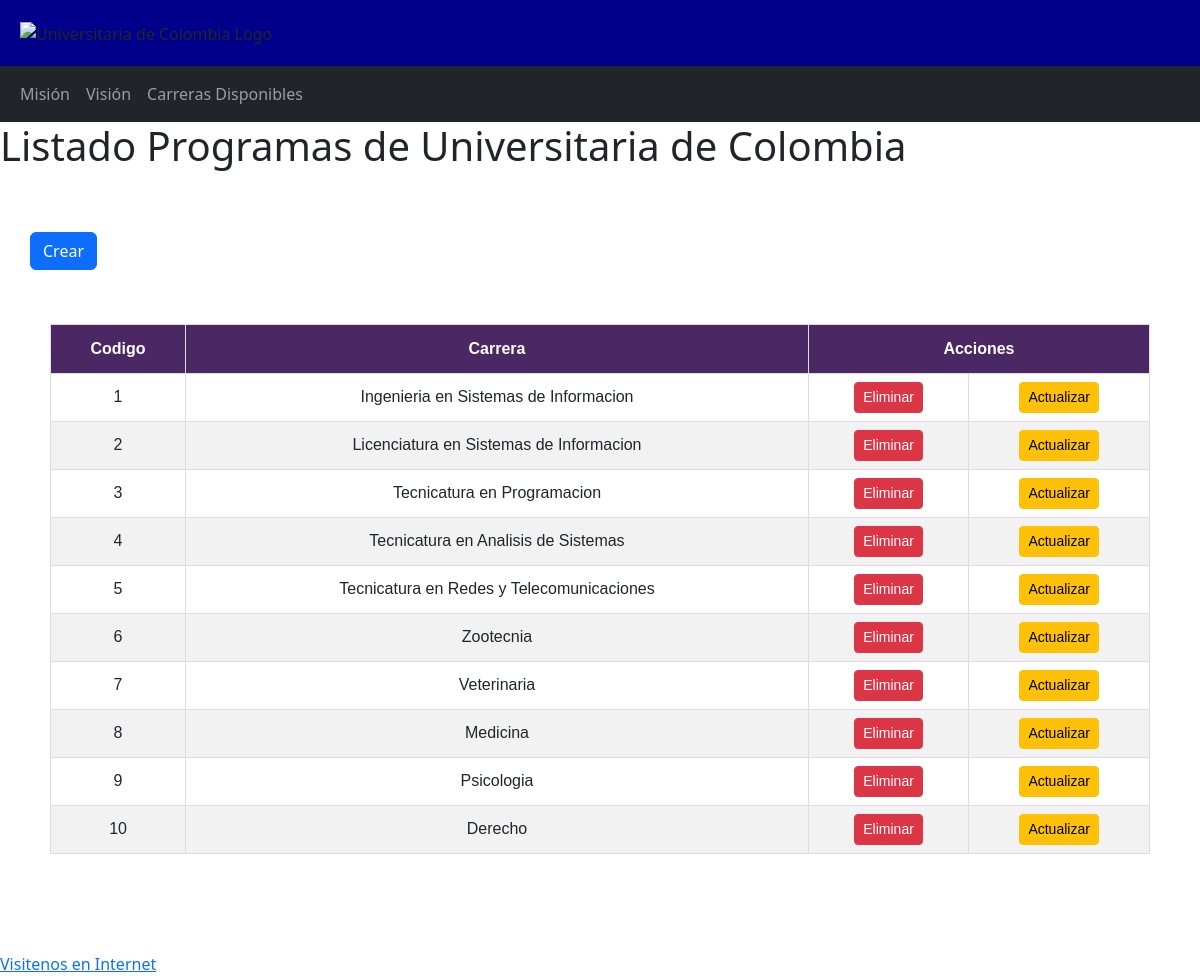
/listacarreras, run on the app's committed database.
### tables this page shows
CREATE TABLE carrera (
    id INTEGER PRIMARY KEY AUTOINCREMENT,
    descripcion TEXT NOT NULL UNIQUE
);

### main.py (the view)
@app.route("/listacarreras")
def listacarreras():
    conn = create_connection(db_file)
    cursor = conn.cursor()
    cursor.execute("SELECT * FROM CARRERA;")
    programas = cursor.fetchall()
    conn.close()
    return render_template('listacarreras.html', carreras = programas)

### conexionLite.py (called while the page is built)
def create_connection(db_file):
    connection = None
    try:
        connection = sqlite3.connect(db_file)
        print("Conexión exitosa a SQLite")
    except sqlite3.Error as e:
        print(f"El error '{e}' ocurrió")
    return connection

### templates/listacarreras.html (shortened to what this page needs)
{% extends 'base.html' %}
{% block content %}
    <h1>Listado Programas de Universitaria de Colombia</h1>
    <br>
    <div class="espacioboton">
    <a href="/programas" class="btn btn-primary">Crear</a>
    </div>
    <br>
    <div class="divtablacarreras">
    <table>
        <thead>
            <tr>
                <th>Codigo</th>
                <th>Carrera</th>
                <th colspan="2">Acciones</th>
            </tr>
        </thead>
        <tbody>
            {% for registro in carreras %}
                <tr>
                    <td>{{ registro.0 }}</td>
                    <td>{{ registro.1 }}</td>
                    <td><a href="/eliminar/{{registro.0}}" class="btn btn-danger btn-sm">Eliminar</a></td>
                    <td><a href="/actualizar/{{registro.0}}" class="btn btn-warning btn-sm">Actualizar</a></td>
                </tr>
            {% endfor %}
        </tbody>
    </table>
    </div>
    <br><br>
{% endblock%}

### templates/base.html (shortened to what this page needs)
<!DOCTYPE html>
<html lang="es">
<head>
    <link href="https://cdn.jsdelivr.net/npm/bootstrap@5.3.3/dist/css/bootstrap.min.css" rel="stylesheet">
    <link href="../static/css/estilos.css" rel="stylesheet">
  </head>
<body>
  <div class="estimgu">
    <img src="https://universitariadecolombia.edu.co/wp-content/uploads/2022/02/imagenlogop2.png" srcset="https://universitariadecolombia.edu.co/wp-content/uploads/2022/02/imagenlogop2.png 1x, https://universitariadecolombia.edu.co/wp-content/uploads/2022/02/imagenlogop2.png 2x" alt="Universitaria de Colombia Logo" data-retina_logo_url="https://universitariadecolombia.edu.co/wp-content/uploads/2022/02/imagenlogop2.png" class="fusion-standar-logo">
  </div>
    <nav class="navbar navbar-expand-sm bg-dark navbar-dark">
  <div class="container-fluid">
    <ul class="navbar-nav">
      <li class="nav-item">
        <a class="nav-link" href="{{url_for('mision')}}">Misión</a>
      </li>
      <li class="nav-item">
        <a class="nav-link" href="{{url_for('vision')}}">Visión</a>
      </li>
      <li class="nav-item">
        <a class="nav-link" href="{{url_for('listacarreras')}}">Carreras Disponibles</a>
      </li>
    </ul>
  </div>
</nav>
    {% block content%} {% endblock %}
    <div class="espacio"></div>
    <footer><a href="www.google.com">Visitenos en Internet</a></footer>
</body>
</html>

### static/css/estilos.css (style rules this page uses)
.estimgu { background-color: darkblue; padding: 20px; }
.fusion-standar-logo { width: 169px; height: 65px; }
.espacio { height: 50px; }
table { font-family: Arial, Helvetica, sans-serif; border-collapse: collapse; width: 100%; }
td, th { border: 1px solid #ddd; padding: 8px; text-align: center; }
tr:nth-child(even) { background-color: #f2f2f2; }
th { padding-top: 12px; padding-bottom: 12px; background-color: #4b2863; color: white; }
.divtablacarreras { padding: 0px 50px 0px 50px; }
.espacioboton { padding: 30px; }

### data on the page
carrera: id "1", descripcion "Ingenieri­a en Sistemas de Informacion"
carrera: id "2", descripcion "Licenciatura en Sistemas de Informacion"
carrera: id "3", descripcion "Tecnicatura en Programacion"
carrera: id "4", descripcion "Tecnicatura en Analisis de Sistemas"
carrera: id "5", descripcion "Tecnicatura en Redes y Telecomunicaciones"
carrera: id "6", descripcion "Zootecnia"
carrera: id "7", descripcion "Veterinaria"
carrera: id "8", descripcion "Medicina"
carrera: id "9", descripcion "Psicologia"
carrera: id "10", descripcion "Derecho"
